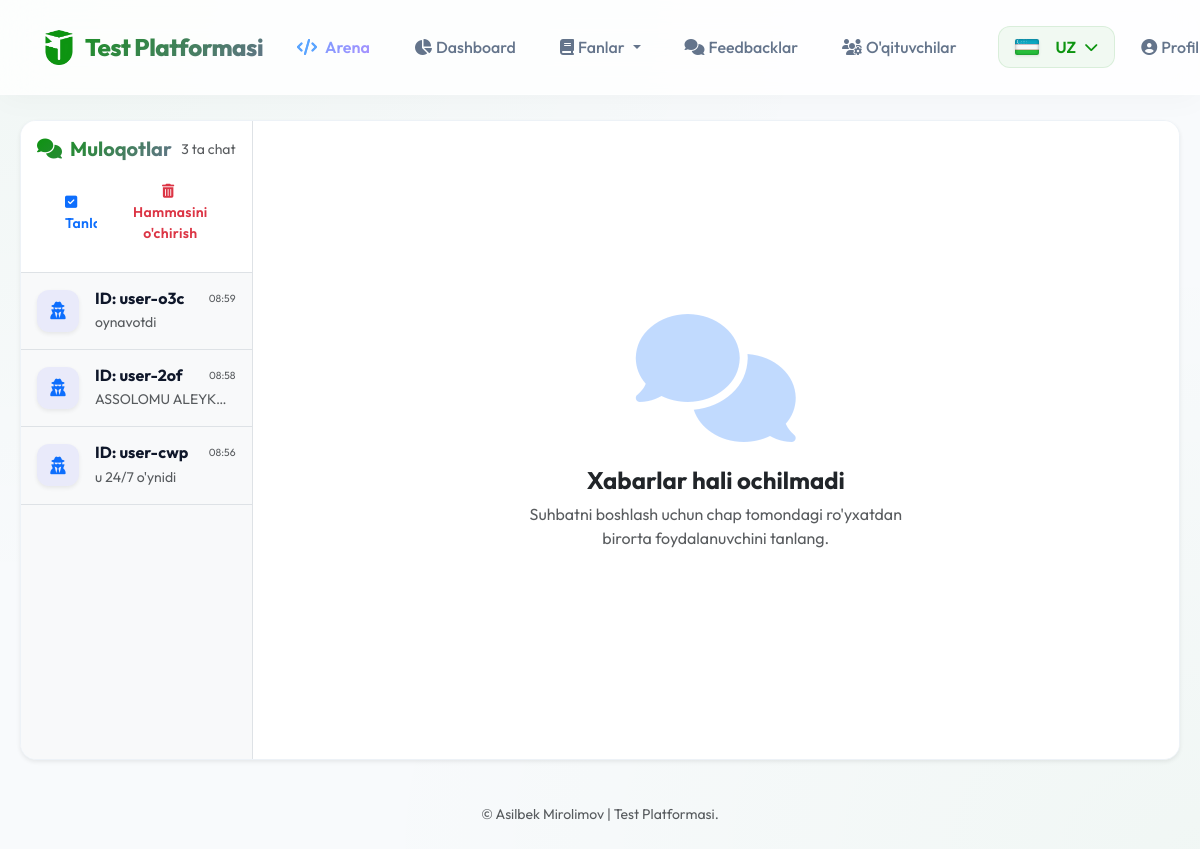
Before: /admin/feedbacks (signed in) with the older database file.
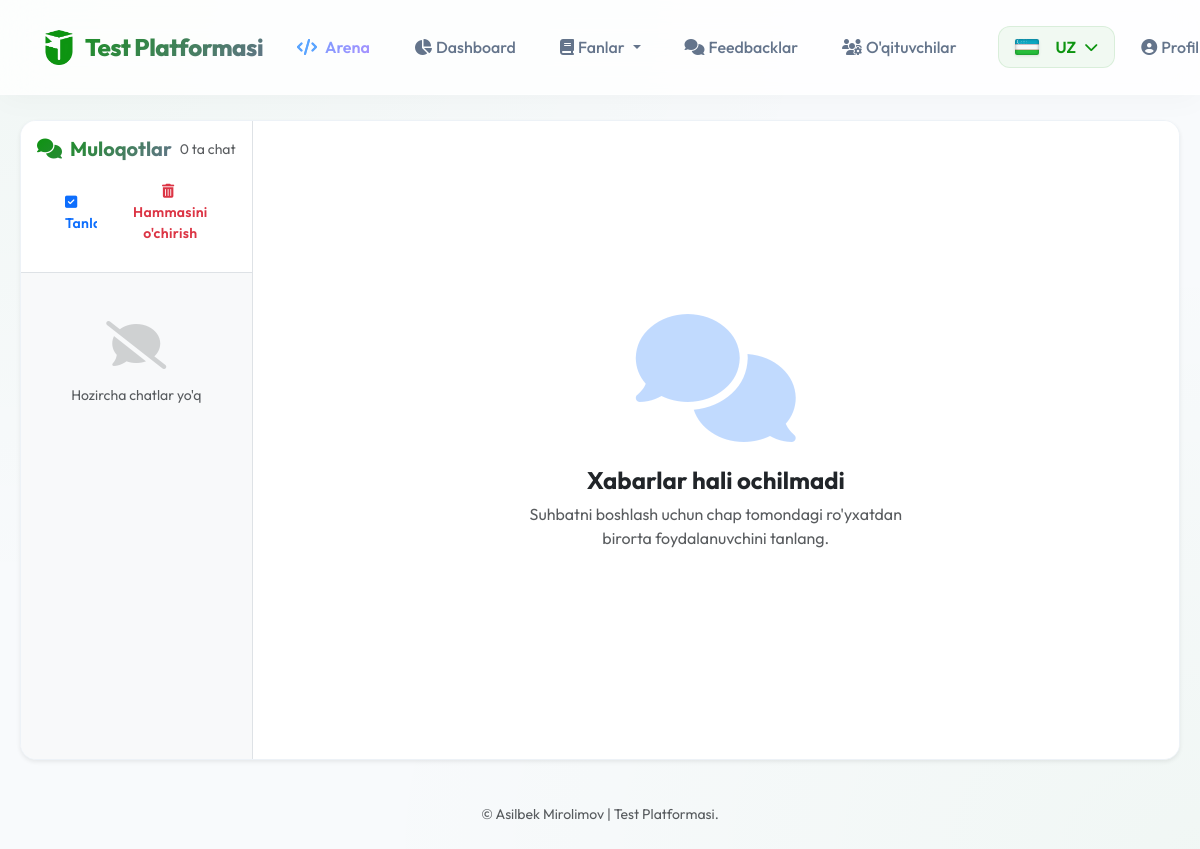
After: the same page with the newer database file.
### models.py (models this page shows)
class Feedback(db.Model):
    id = db.Column(db.Integer, primary_key=True)
    user_uuid = db.Column(db.String(36), nullable=False)  # UUID for anonymity
    message = db.Column(db.Text, nullable=False)
    admin_response = db.Column(db.Text)
    sender = db.Column(db.String(10), default='student')  # 'student' | 'admin'
    text = db.Column(db.Text)
    is_read = db.Column(db.Boolean, default=False)
    created_at = db.Column(db.DateTime, default=tashkent_now)
    responded_at = db.Column(db.DateTime)

### routes/admin.py (the view)
@admin_bp.route('/feedbacks')
@admin_bp.route('/feedbacks/<user_uuid>')
@staff_required
def feedbacks(user_uuid=None):
    subquery = db.session.query(
        Feedback.user_uuid,
        func.max(Feedback.created_at).label('latest_msg')
    ).group_by(Feedback.user_uuid).subquery()
    conversations = db.session.query(Feedback).join(
        subquery, (Feedback.user_uuid == subquery.c.user_uuid) & (Feedback.created_at == subquery.c.latest_msg)
    ).order_by(Feedback.created_at.desc()).all()
    unread_counts = db.session.query(
        Feedback.user_uuid,
        func.count(Feedback.id)
    ).filter(Feedback.is_read == False).group_by(Feedback.user_uuid).all()
    unread_map = {u[0]: u[1] for u in unread_counts}
    active_messages = []
    if user_uuid:
        active_messages = Feedback.query.filter_by(user_uuid=user_uuid).order_by(Feedback.created_at.asc()).all()
        Feedback.query.filter_by(user_uuid=user_uuid, is_read=False).update({Feedback.is_read: True})
        db.session.commit()
    return render_template('admin_feedbacks.html',
                           conversations=conversations,
                           active_messages=active_messages,
                           active_uuid=user_uuid,
                           unread_map=unread_map)

### templates/admin_feedbacks.html (shortened to what this page needs)
{% extends "base.html" %}
{% block content %}
<div class="chat-wrapper bg-white shadow-sm rounded-4 overflow-hidden animate-fade-in">
    <div class="d-flex g-0 h-100">
        <div class="chat-sidebar border-end bg-light d-flex flex-column h-100" style="width:20%;min-width:220px;">
            <div class="p-3 border-bottom bg-white">
                <div class="d-flex align-items-center justify-content-between mb-2">
                    <h5 class="fw-bold mb-0 text-gradient d-flex align-items-center">
                        <i class="fas fa-comments me-2"></i> {{ _('Muloqotlar') }}
                    </h5>
                    <small class="text-muted">{{ conversations|length }} {{ _('ta chat') }}</small>
                </div>
                {% if session.admin_role == 'admin' %}
                <div class="d-flex gap-2">
                    <button type="button" class="btn btn-outline-primary btn-sm rounded-pill flex-grow-1" onclick="toggleSelectionMode()" id="selectModeBtn">
                        <i class="fas fa-check-square me-1"></i> {{ _('Tanlash') }}
                    </button>
                    <form method="post" action="{{ url_for('admin.clear_all_feedback') }}" class="flex-grow-1" onsubmit="return confirm('{{ _('Barcha chatlarni butunlay tozalab tashlamoqchimisiz? Bu amalni ortga qaytarib bolmaydi!') }}')">
                        <button type="submit" class="btn btn-outline-danger btn-sm rounded-pill w-100">
                            <i class="fas fa-trash-alt me-1"></i> {{ _('Hammasini o\'chirish') }}
                        </button>
                    </form>
                </div>
                {% endif %}
            </div>
            <div class="flex-grow-1 overflow-auto conversations-list">
                {% for conv in conversations %}
                <div class="d-flex align-items-center border-bottom conversation-item-wrapper">
                    <a href="{{ url_for('admin.feedbacks', user_uuid=conv.user_uuid) }}"
                        class="list-group-item list-group-item-action p-3 border-0 d-flex align-items-center gap-3 transition-all flex-grow-1 {{ 'active-conv' if active_uuid == conv.user_uuid }}">
                        <div class="avatar-wrapper position-relative">
                            <div class="avatar-circle bg-soft-primary text-primary shadow-sm">
                                <i class="fas fa-user-secret"></i>
                            </div>
                        </div>
                        <div class="flex-grow-1 overflow-hidden">
                            <div class="d-flex justify-content-between align-items-center mb-1">
                                <h6 class="fw-bold mb-0 text-truncate student-id">ID: {{ conv.user_uuid[:8] }}</h6>
                                <small class="text-muted" style="font-size: 0.65rem;">{{ conv.created_at | tashkent('%H:%M') }}</small>
                            </div>
                            <p class="small text-muted mb-0 text-truncate last-msg">{{ conv.text or conv.message or conv.admin_response }}</p>
                        </div>
                    </a>
                </div>
                {% else %}
                <div class="p-5 text-center text-muted">
                    <i class="fas fa-comment-slash fa-3x mb-3 opacity-25"></i>
                    <p class="small mb-0">{{ _('Hozircha chatlar yo\'q') }}</p>
                </div>
                {% endfor %}
            </div>
        </div>
        <div class="chat-main d-flex flex-column bg-white h-100" style="width:80%;">
            {% if active_uuid %}
            <div
                class="p-3 border-bottom d-flex align-items-center justify-content-between chat-header-sticky bg-white">
                <div class="d-flex align-items-center gap-3">
                    <div class="avatar-circle bg-soft-primary text-primary">
                        <i class="fas fa-user-secret"></i>
                    </div>
                    <div>
                        <h6 class="fw-bold mb-0">ID: {{ active_uuid }}</h6>
                        <small class="text-success d-flex align-items-center gap-1">
                            <span class="online-indicator"></span> {{ _('Aktiv') }}
                        </small>
                    </div>
                </div>
                {% if session.admin_role == 'admin' %}
                <div class="dropdown">
                    <button class="btn btn-light btn-sm rounded-circle" type="button" data-bs-toggle="dropdown">
                        <i class="fas fa-ellipsis-v"></i>
                    </button>
                    <ul class="dropdown-menu dropdown-menu-end shadow border-0">
                        <li>
                            <form method="post" action="{{ url_for('admin.clear_feedback', user_uuid=active_uuid) }}" onsubmit="return confirm('{{ _('Haqiqatan ham ushbu chatni tozalab tashlamoqchimisiz? Barcha xabarlar ochib ketadi.') }}')">
                                <button type="submit" class="dropdown-item text-danger w-100 text-start">
                                    <i class="fas fa-trash-alt me-2"></i> {{ _('Tozalash') }}
                                </button>
                            </form>
                        </li>
                    </ul>
                </div>
                {% endif %}
            </div>
            <div class="flex-grow-1 p-4 overflow-auto chat-container" id="chatMessages">
                {% for msg in active_messages %}
                    {% set sender = msg.sender or 'student' %}
                    {% set text = msg.text or (msg.message if sender == 'student' else msg.admin_response) %}
                    {% if sender == 'admin' %}
                    <div class="message-group admin-message mb-3">
                        <div class="d-flex align-items-end gap-2 justify-content-end w-100">
                            <div class="message-bubble admin-bubble px-3 py-2 rounded-4 shadow-sm text-white bg-primary">
                                <div class="message-content">{{ text }}</div>
                                <div class="message-meta text-end mt-1">
                                    <small class="text-white-50">{{ msg.created_at | tashkent('%H:%M, %d-%m') }}</small>
                                </div>
                            </div>
                        </div>
                    </div>
                    {% else %}
                    <div class="message-group student-message mb-3">
                        <div class="d-flex align-items-end gap-2 justify-content-start w-100">
                            <div class="message-bubble bg-light px-3 py-2 rounded-4 shadow-sm">
                                <div class="message-content">{{ text }}</div>
                                <div class="message-meta text-end mt-1">
                                    <small class="text-muted">{{ msg.created_at | tashkent('%H:%M, %d-%m') }}</small>
                                </div>
                            </div>
                        </div>
                    </div>
                    {% endif %}
                {% endfor %}
            </div>
            <div class="p-3 border-top bg-light">
                <form id="adminReplyForm"
                    class="d-flex gap-2 align-items-center"
                    method="post"
                    action="{{ url_for('admin.respond_feedback', user_uuid=active_uuid) }}">
                    <div class="flex-grow-1 bg-white rounded-pill px-4 py-1 d-flex align-items-center shadow-sm border">
                        <textarea id="replyTextarea" name="response"
                            class="form-control border-0 bg-transparent shadow-none"
                            placeholder="{{ _('Javobingizni yozing...') }}" required
                            style="resize: none; height: 40px; line-height: 25px;"></textarea>
                    </div>
                    <button
                        class="btn btn-primary rounded-circle shadow p-0 d-flex align-items-center justify-content-center"
                        type="submit" style="width: 50px; height: 50px;">
                        <i class="fas fa-paper-plane"></i>
                    </button>
                </form>
            </div>
            {% else %}
            <div
                class="h-100 d-flex flex-column align-items-center justify-content-center text-center p-5 animate-fade-in">
                <div class="illustration mb-4 opacity-25">
                    <i class="fas fa-comments fa-8x text-primary"></i>
                </div>
                <h4 class="fw-bold text-dark mb-2">{{ _('Xabarlar hali ochilmadi') }}</h4>
                <p class="text-muted max-w-400">
                    {{ _('Suhbatni boshlash uchun chap tomondagi ro\'yxatdan birorta foydalanuvchini tanlang.') }}
                </p>
            </div>
            {% endif %}
        </div>
    </div>
</div>
{% endblock %}

### templates/base.html (shortened to what this page needs)
<!DOCTYPE html>
<html lang="uz">
<head>
    {% set site_name = "Test Platformasi" %}
    {% set base_url = (config.get("PUBLIC_BASE_URL", "") or request.url_root).rstrip("/") %}
    {% set default_title = site_name %}
    {% set default_description = "Informatika va zamonaviy texnologiyalar bo'yicha interaktiv test platformasi." %}
    {% set default_keywords = "asilbek, mirolimov, test, quiz, informatika, python, maktab, o'quvchi, o'qituvchi" %}
    {% set default_robots = "index, follow" %}
    {% set default_og_image = base_url + url_for('static', filename='img/logo.png') %}
    <link href="https://cdn.jsdelivr.net/npm/bootstrap@5.3.0/dist/css/bootstrap.min.css" rel="stylesheet">
    <link rel="stylesheet" href="https://cdnjs.cloudflare.com/ajax/libs/font-awesome/6.4.0/css/all.min.css">
</head>
<body>
    <header>
        <nav class="navbar navbar-expand-lg fixed-top">
        <div class="container">
            <a class="navbar-brand d-flex align-items-center" href="{{ url_for('main.index') }}">
                <img src="{{ url_for('static', filename='img/logo.png') }}" width="35" height="35" class="me-2"
                    alt="Logo" style="pointer-events: none;">
                Test Platformasi
            </a>
            <div class="collapse navbar-collapse" id="navbarNav">
                <ul class="navbar-nav ms-auto gap-2 align-items-center">
                    <li class="nav-item">
                        <a class="nav-link fw-semibold" href="{{ url_for('arena.index') }}"
                           style="background:linear-gradient(135deg,#58a6ff,#bc8cff);-webkit-background-clip:text;-webkit-text-fill-color:transparent;background-clip:text;">
                            <i class="fas fa-code me-1" style="-webkit-text-fill-color:initial;color:#58a6ff;"></i> Arena
                        </a>
                    </li>
                    {% if session.admin_id %}
                    <li class="nav-item">
                        <a class="nav-link" href="{{ url_for('admin.dashboard') }}">
                            <i class="fas fa-chart-pie"></i> {{ _('Dashboard') }}
                        </a>
                    </li>
                    <li class="nav-item dropdown">
                        <a class="nav-link dropdown-toggle" href="#" id="navbarDropdownFanlar" role="button"
                            data-bs-toggle="dropdown" aria-expanded="false">
                            <i class="fas fa-book"></i> {{ _('Fanlar') }}
                        </a>
                    </li>
                    {% if session.admin_role == 'admin' %}
                    <li class="nav-item">
                        <a class="nav-link" href="{{ url_for('admin.feedbacks') }}">
                            <i class="fas fa-comments"></i> {{ _('Feedbacklar') }}
                        </a>
                    </li>
                    {% endif %}
                    {% if session.admin_role == 'admin' %}
                    <li class="nav-item">
                        <a class="nav-link" href="{{ url_for('admin.teachers') }}">
                            <i class="fas fa-users-cog"></i> {{ _('O\'qituvchilar') }}
                        </a>
                    </li>
                    {% endif %}
                    <li class="nav-item ms-lg-3">
                        <div class="lang-dropdown">
                            <div class="lang-btn">
                                {% set current_lang = get_locale() %}
                                {% if current_lang == 'uz' %}
                                <img src="{{ url_for('static', filename='icons/uz.png') }}" class="flag-icon" alt="UZ">
                                UZ
                                {% elif current_lang == 'ru' %}
                                <img src="{{ url_for('static', filename='icons/ru.png') }}" class="flag-icon" alt="RU">
                                RU
                                {% else %}
                                <img src="{{ url_for('static', filename='icons/gb.png') }}" class="flag-icon" alt="EN">
                                EN
                                {% endif %}
                                <i class="fas fa-chevron-down small"></i>
                            </div>
                        </div>
                    </li>
                    <li class="nav-item">
                        <a class="nav-link" href="{{ url_for('admin.profile') }}">
                            <i class="fas fa-user-circle"></i> {{ _('Profil') }}
                        </a>
                    </li>
                    {% endif %}
                </ul>
            </div>
        </div>
        </nav>
    </header>
    <div style="height: 100px;"></div>
    <main class="main-container" role="main">
        {% block content %}{% endblock %}
    </main>
    <footer class="py-4">
        <div class="container text-center small text-muted">
            <span>&copy; Asilbek Mirolimov | {{ site_name }}.</span>
        </div>
    </footer>
</body>
</html>

Changed rows visible on the page:
removed Feedback: user_uuid "user-o3c", created_at|tashkent "08:59", text "oynavotdi"
removed Feedback: user_uuid "user-2of", created_at|tashkent "08:58", text "ASSOLOMU ALEYKU…"
removed Feedback: user_uuid "user-cwp", created_at|tashkent "08:56", text "u 24/7 o'ynidi"
Other visible differences:
{{ conversations|length }}: "3" → "0"
text now shown: "Hozircha chatlar yo'q"
